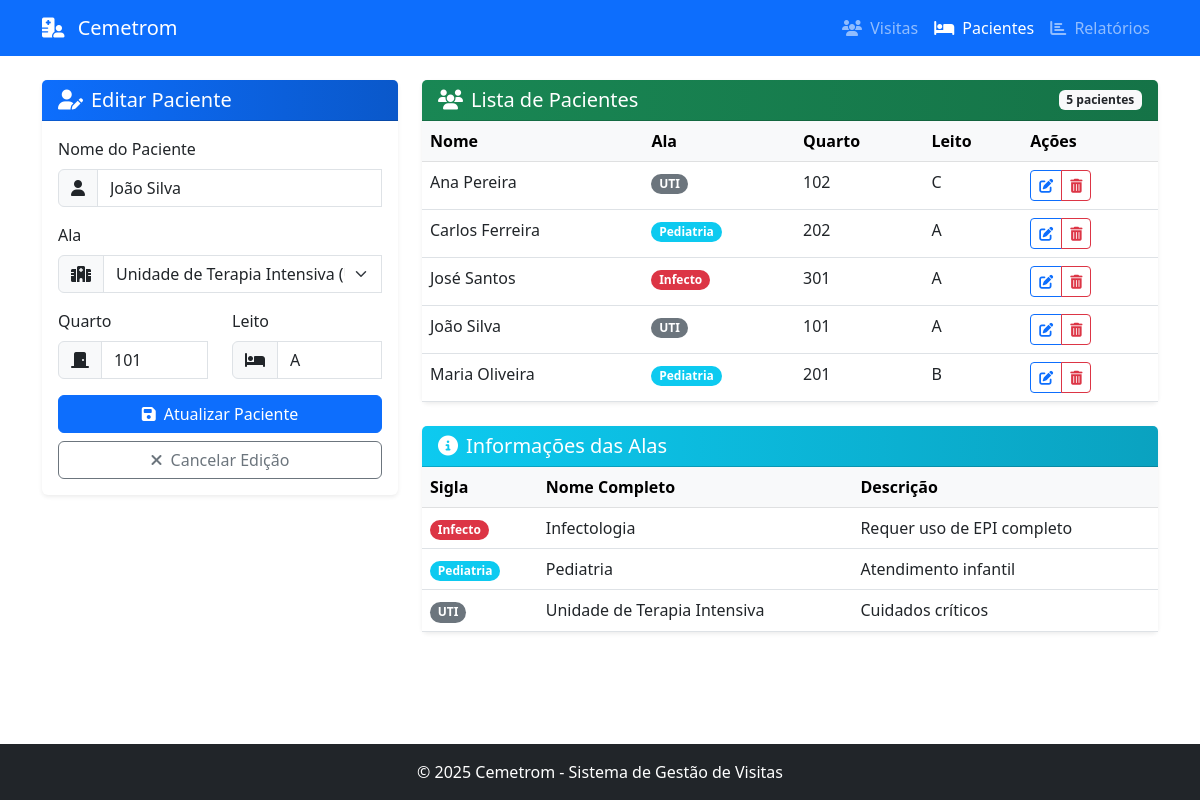
The app's page /pacientes?edit=1 with its own data.
### tables this page shows
CREATE TABLE pacientes (
            id INTEGER PRIMARY KEY AUTOINCREMENT,
            nome TEXT NOT NULL,
            ala_id TEXT NOT NULL,
            quarto TEXT NOT NULL,
            leito TEXT NOT NULL,
            ativo INTEGER DEFAULT 1,
            created_at TIMESTAMP DEFAULT CURRENT_TIMESTAMP,
            updated_at TIMESTAMP DEFAULT CURRENT_TIMESTAMP,
            FOREIGN KEY (ala_id) REFERENCES alas (sigla)
        );

CREATE TABLE alas (
            id INTEGER PRIMARY KEY AUTOINCREMENT,
            sigla TEXT UNIQUE NOT NULL,
            nome TEXT NOT NULL,
            descricao TEXT,
            created_at TIMESTAMP DEFAULT CURRENT_TIMESTAMP,
            updated_at TIMESTAMP DEFAULT CURRENT_TIMESTAMP
        );

### app.py (the view, shortened to what this page needs)
@app.route('/pacientes', methods=['GET', 'POST'])
def form_pacientes():
    pacientes = get_pacientes()
    alas = get_alas()
    patient_id = request.args.get('edit')
    paciente_edit = None
    if patient_id:
        paciente_edit = get_paciente_by_id(patient_id)
    return render_template('form_pacientes.html',
                          pacientes=pacientes,
                          alas=alas,
                          paciente_edit=paciente_edit)

### src/database.py (called while the page is built)
def get_db():
    if 'db' not in g:
        g.db = sqlite3.connect(
            current_app.config['DATABASE'],
            detect_types=sqlite3.PARSE_DECLTYPES
        )
        g.db.row_factory = sqlite3.Row
    return g.db

### src/pacientes.py (called while the page is built)
def get_pacientes(only_active=True):
    db = get_db()
    query = """
        SELECT p.*, a.nome as ala_nome, a.descricao as ala_descricao
        FROM pacientes p
        JOIN alas a ON p.ala_id = a.sigla
    """
    params = []
    if only_active:
        query += " WHERE p.ativo = 1"
    query += " ORDER BY p.nome"
    cursor = db.execute(query, params)
    pacientes = []
    for row in cursor.fetchall():
        pacientes.append(dict(row))
    return pacientes

def get_paciente_by_id(paciente_id):
    db = get_db()
    cursor = db.execute(
        """
        SELECT p.*, a.nome as ala_nome, a.descricao as ala_descricao
        FROM pacientes p
        JOIN alas a ON p.ala_id = a.sigla
        WHERE p.id = ?
        """,
        (paciente_id,)
    )
    paciente = cursor.fetchone()
    if paciente:
        return dict(paciente)
    return None

def get_alas():
    db = get_db()
    cursor = db.execute(
        """
        SELECT * FROM alas
        ORDER BY nome
        """
    )
    alas = []
    for row in cursor.fetchall():
        alas.append(dict(row))
    return alas

### templates/form_pacientes.html (shortened to what this page needs)
{% extends 'base.html' %}
{% block content %}
<div class="row">
    <div class="col-md-4 mb-4">
        <div class="card border-0 shadow-sm">
            <div class="card-header bg-gradient-primary text-white">
                <h5 class="mb-0">
                    {% if paciente_edit %}
                        <i class="fas fa-user-edit me-2"></i>Editar Paciente
                    {% else %}
                        <i class="fas fa-user-plus me-2"></i>Novo Paciente
                    {% endif %}
                </h5>
            </div>
            <div class="card-body">
                <form action="{{ url_for('form_pacientes') }}" method="post" class="needs-validation" novalidate>
                    <div class="mb-3">
                        <label for="name" class="form-label">Nome do Paciente</label>
                        <div class="input-group">
                            <span class="input-group-text"><i class="fas fa-user"></i></span>
                            <input type="text" class="form-control" id="name" name="name" value="{{ paciente_edit.nome if paciente_edit else '' }}" required>
                        </div>
                    </div>
                    <div class="mb-3">
                        <label for="ward" class="form-label">Ala</label>
                        <div class="input-group">
                            <span class="input-group-text"><i class="fas fa-hospital-alt"></i></span>
                            <select class="form-select" id="ward" name="ward" required>
                                {% for ala in alas %}
                                    <option value="{{ ala.sigla }}" {% if paciente_edit and paciente_edit.ala_id == ala.sigla %}selected{% endif %}>
                                        {{ ala.nome }} ({{ ala.sigla }})
                                    </option>
                                {% endfor %}
                            </select>
                        </div>
                    </div>
                    <div class="row">
                        <div class="col-md-6 mb-3">
                            <label for="room" class="form-label">Quarto</label>
                            <div class="input-group">
                                <span class="input-group-text"><i class="fas fa-door-closed"></i></span>
                                <input type="text" class="form-control" id="room" name="room" value="{{ paciente_edit.quarto if paciente_edit else '' }}" required>
                            </div>
                        </div>
                        <div class="col-md-6 mb-3">
                            <label for="bed" class="form-label">Leito</label>
                            <div class="input-group">
                                <span class="input-group-text"><i class="fas fa-bed"></i></span>
                                <input type="text" class="form-control" id="bed" name="bed" value="{{ paciente_edit.leito if paciente_edit else '' }}" required>
                            </div>
                        </div>
                    </div>
                    <div class="d-grid gap-2">
                        <button type="submit" class="btn btn-primary">
                            {% if paciente_edit %}
                                <i class="fas fa-save me-2"></i>Atualizar Paciente
                            {% else %}
                                <i class="fas fa-save me-2"></i>Cadastrar Paciente
                            {% endif %}
                        </button>
                        {% if paciente_edit %}
                            <a href="{{ url_for('form_pacientes') }}" class="btn btn-outline-secondary">
                                <i class="fas fa-times me-2"></i>Cancelar Edição
                            </a>
                        {% endif %}
                    </div>
                </form>
            </div>
        </div>
    </div>
    <div class="col-md-8">
        <div class="card border-0 shadow-sm">
            <div class="card-header bg-gradient-success text-white d-flex justify-content-between align-items-center">
                <h5 class="mb-0"><i class="fas fa-users me-2"></i>Lista de Pacientes</h5>
                <span class="badge bg-light text-dark">{{ pacientes|length }} pacientes</span>
            </div>
            <div class="card-body p-0">
                {% if pacientes %}
                    <div class="table-responsive">
                        <table class="table table-hover mb-0">
                            <thead class="table-light">
                                <tr>
                                    <th>Nome</th>
                                    <th>Ala</th>
                                    <th>Quarto</th>
                                    <th>Leito</th>
                                    <th>Ações</th>
                                </tr>
                            </thead>
                            <tbody>
                                {% for paciente in pacientes %}
                                    <tr>
                                        <td>{{ paciente.nome }}</td>
                                        <td>
                                            <span class="badge rounded-pill
                                                {% if paciente.ala_id == 'Infecto' %}bg-danger{% endif %}
                                                {% if paciente.ala_id == 'Pediatria' %}bg-info{% endif %}
                                                {% if paciente.ala_id == 'UTI' %}bg-secondary{% endif %}
                                            ">
                                                {{ paciente.ala_id }}
                                            </span>
                                        </td>
                                        <td>{{ paciente.quarto }}</td>
                                        <td>{{ paciente.leito }}</td>
                                        <td>
                                            <div class="btn-group btn-group-sm">
                                                <a href="{{ url_for('form_pacientes', edit=paciente.id) }}" class="btn btn-outline-primary">
                                                    <i class="fas fa-edit"></i>
                                                </a>
                                                <button type="button" class="btn btn-outline-danger" data-bs-toggle="modal" data-bs-target="#deleteModal{{ paciente.id }}">
                                                    <i class="fas fa-trash-alt"></i>
                                                </button>
                                            </div>
                                        </td>
                                    </tr>
                                {% endfor %}
                            </tbody>
                        </table>
                    </div>
                {% else %}
                    <div class="alert alert-info m-3">
                        <i class="fas fa-info-circle me-2"></i>
                        Nenhum paciente cadastrado. Use o formulário ao lado para cadastrar um novo paciente.
                    </div>
                {% endif %}
            </div>
        </div>
        <div class="card border-0 shadow-sm mt-4">
            <div class="card-header bg-gradient-info text-white">
                <h5 class="mb-0"><i class="fas fa-info-circle me-2"></i>Informações das Alas</h5>
            </div>
            <div class="card-body p-0">
                <div class="table-responsive">
                    <table class="table table-hover mb-0">
                        <thead class="table-light">
                            <tr>
                                <th>Sigla</th>
                                <th>Nome Completo</th>
                                <th>Descrição</th>
                            </tr>
                        </thead>
                        <tbody>
                            {% for ala in alas %}
                                <tr>
                                    <td>
                                        <span class="badge rounded-pill
                                            {% if ala.sigla == 'Infecto' %}bg-danger{% endif %}
                                            {% if ala.sigla == 'Pediatria' %}bg-info{% endif %}
                                            {% if ala.sigla == 'UTI' %}bg-secondary{% endif %}
                                        ">
                                            {{ ala.sigla }}
                                        </span>
                                    </td>
                                    <td>{{ ala.nome }}</td>
                                    <td>{{ ala.descricao }}</td>
                                </tr>
                            {% endfor %}
                        </tbody>
                    </table>
                </div>
            </div>
        </div>
    </div>
</div>
{% endblock %}

### templates/base.html (style rules this page uses)
.bg-gradient-primary { background: linear-gradient(to right, #0d6efd, #0a58ca); }
.bg-gradient-success { background: linear-gradient(to right, #198754, #157347); }
.bg-gradient-info { background: linear-gradient(to right, #0dcaf0, #0aa2c0); }
body { min-height: 100vh; display: flex; flex-direction: column; }

### records on screen
pacientes: name "João Silva", ward "Unidade de Terapia Intensiva (UTI)", room "101", bed "A", nome "João Silva", ala_id "UTI", quarto "101", leito "A"
pacientes: nome "Ana Pereira", ala_id "UTI", quarto "102", leito "C"
pacientes: nome "Carlos Ferreira", ala_id "Pediatria", quarto "202", leito "A"
pacientes: nome "José Santos", ala_id "Infecto", quarto "301", leito "A"
pacientes: nome "Maria Oliveira", ala_id "Pediatria", quarto "201", leito "B"
alas: sigla "Infecto", nome "Infectologia", descricao "Requer uso de EPI completo"
alas: sigla "Pediatria", nome "Pediatria", descricao "Atendimento infantil"
alas: sigla "UTI", nome "Unidade de Terapia Intensiva", descricao "Cuidados críticos"

### other values on screen
{{ pacientes|length }} "5"
